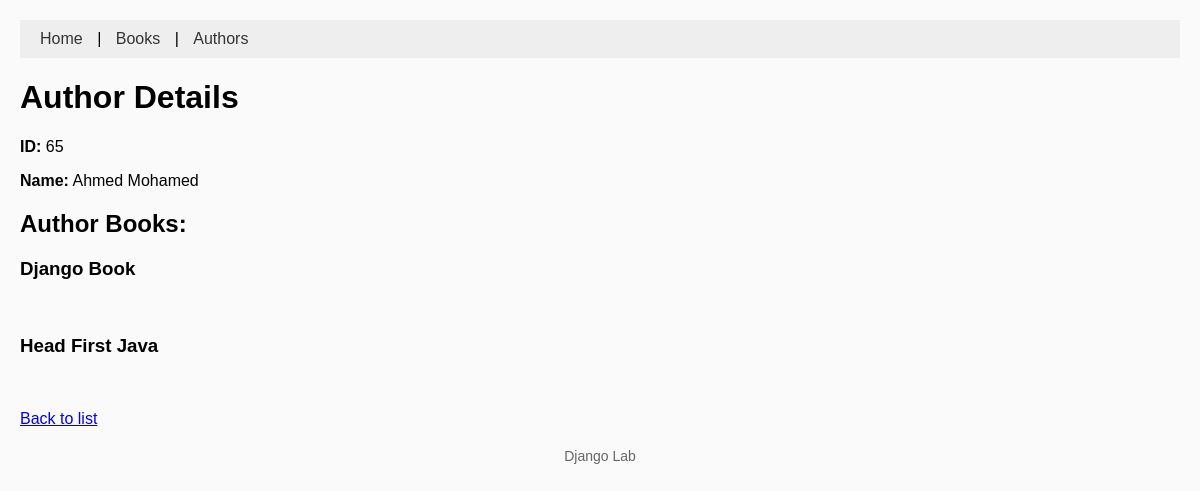
The page /library/65/ on the database its author committed.
### library/models.py (models this page shows, shortened)
class Authors(models.Model):
    name = models.CharField(max_length=100)
    id = models.IntegerField(primary_key=True)

class Books(models.Model):
    Name = models.CharField(max_length=100)
    id = models.IntegerField(primary_key=True)
    price = models.FloatField(null=True)

### library/views.py (the view)
# urls.py: path('<int:author_id>/', views.author_detail, name='author_detail'),
def author_detail(request, author_id):
    result = a.objects.values()
    Authors = [entry for entry in result]
    result = b.objects.values()
    Books = [entry for entry in result]
    result = ab.objects.values()
    AuthorsBooks = [entry for entry in result]
    author = None
    for au in Authors:
        if str(au.get("id")) == str(author_id):
            author = au
            break
    return render(request, 'library/author_detail.html', {"books": Books , "author":author , "AuthorsBooks" : AuthorsBooks})

### library/templates/library/author_detail.html (shortened to what this page needs)
{% extends 'base.html' %}
{% load static %}
{% block content %}
    <h1>Author Details</h1>
    <p>
        <strong>ID:</strong> {{ author.id }}
    </p>
    <p>
        <strong>Name:</strong> {{ author.name }}
    </p>
    <p>
        <h2>Author Books:</h2>
        {% for ba in AuthorsBooks %}
            {% for b in books %}
                {% if author.id == ba.AuthorID_id %}
                {% if b.id == ba.BookId_id %}
                    <h3>{{b.Name}}</h3>
                    <br>
                {% endif %}
                {% endif %}
            {% endfor %}
        {% endfor %}
    </p>
    <p>
        <a href="/library/">Back to list</a>
    </p>
{% endblock %}

### static/css/style.css (style rules this page uses)
body { font-family: Arial, sans-serif; margin: 20px; background-color: #fafafa; }

### rows shown on the page
Authors: id "65", name "Ahmed Mohamed"
Books: Name "Django Book"
Books: Name "Head First Java"
